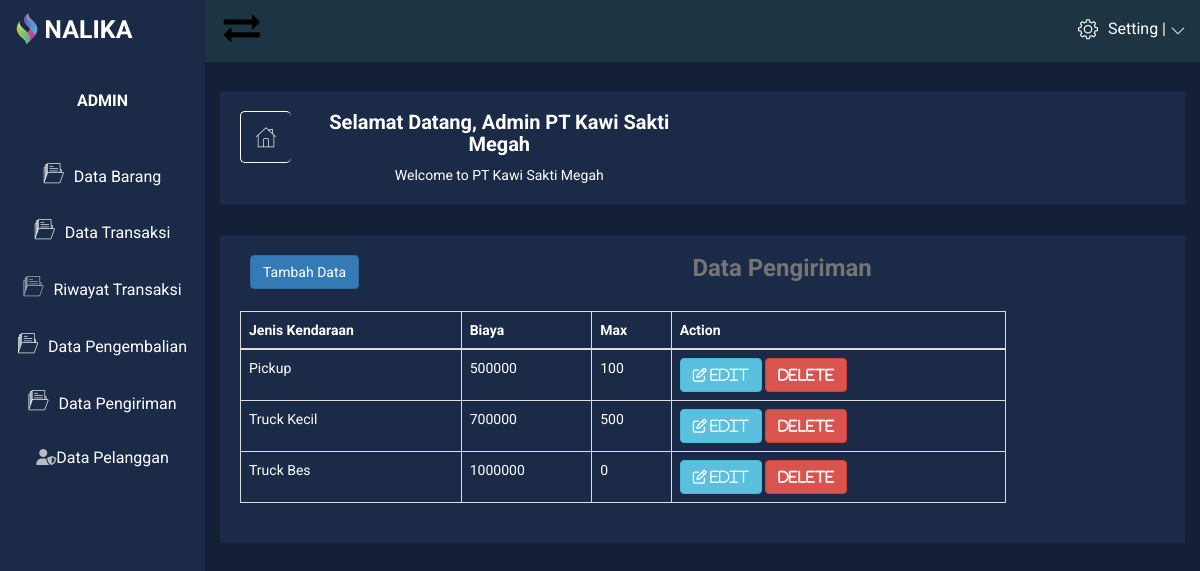
Page /admin/data-pengiriman/data-pengiriman.php (signed in) on the committed database.
### tables this page shows
CREATE TABLE `pengiriman` (
  `id_pengiriman` int(11) NOT NULL,
  `nama` varchar(50) NOT NULL,
  `biaya` int(20) NOT NULL,
  `max` int(11) NOT NULL
);

### admin/data-pengiriman/data-pengiriman.php (the view, shortened to what this page needs)
<?php
include "../connection/Connection.php";
$pengiriman = mysqli_query($mysqli, "SELECT * FROM pengiriman") or die("data salah: " . mysqli_error($mysqli));
?>
<!DOCTYPE HTML>
<html class="no-js" lang="en">
<head>
    <link rel="stylesheet" href="../css/bootstrap.min.css">
    <link rel="stylesheet" href="../css/font-awesome.min.css">
    <link rel="stylesheet" href="../css/nalika-icon.css">
    <link rel="stylesheet" href="../css/owl.carousel.css">
    <link rel="stylesheet" href="../css/owl.theme.css">
    <link rel="stylesheet" href="../css/owl.transitions.css">
    <link rel="stylesheet" href="../css/animate.css">
    <link rel="stylesheet" href="../css/normalize.css">
    <link rel="stylesheet" href="../css/meanmenu.min.css">
    <link rel="stylesheet" href="../css/main.css">
    <link rel="stylesheet" href="../css/morrisjs/morris.css">
    <link rel="stylesheet" href="../css/scrollbar/jquery.mCustomScrollbar.min.css">
    <link rel="stylesheet" href="../css/metisMenu/metisMenu.min.css">
    <link rel="stylesheet" href="../css/metisMenu/metisMenu-vertical.css">
    <link rel="stylesheet" href="../css/calendar/fullcalendar.min.css">
    <link rel="stylesheet" href="../css/calendar/fullcalendar.print.min.css">
    <link rel="stylesheet" href="../style.css">
    <link rel="stylesheet" href="../css/responsive.css">
</head>
<body>
    <div class="left-sidebar-pro">
        <nav id="sidebar" class="">
            <div class="sidebar-header">
                <a><img class="main-logo" src="img/logo/logo.png" alt="" /></a>
                <br>
            </div>
            <div class="nalika-profile">
                <div class="profile-dtl">
                    <h2> <b>A<span class="min-dtn">DMIN</span></b></h2>
                </div>
            </div>
            <div class="left-custom-menu-adp-wrap comment-scrollbar">
                <nav class="sidebar-nav left-sidebar-menu-pro">
                    <ul class="metismenu" id="menu1">
                        <li>
                            <a title="Data Barang" href="../data-barang/data-barang.php"><i class="icon nalika-folder icon-wrap"></i><span class="mini-click-non">Data Barang</span></a>
                        </li>
                        <li>
                            <a title="Data Transaksi" href="../data-transaksi/data-transaksi.php"><i class="icon nalika-folder icon-wrap"></i><span class="mini-click-non">Data Transaksi</span></a>
                        </li>
                        <li>
                            <a title="Riwayat Transaksi" href="../data-riwayat/data-riwayat.php"><i class="icon nalika-folder icon-wrap" style="color:#fbfffbb0"></i><span class="mini-sub-pro">Riwayat Transaksi</span></a>
                        </li>
                        <li>
                            <a title="Data Pengembalian" href="../data-pengembalian/data-pengembalian.php"><i class="icon nalika-folder icon-wrap"></i><span class="mini-click-non">Data Pengembalian</span></a>
                        </li>
                        <li>
                            <a title="Data Pengiriman" href=""><i class="icon nalika-folder icon-wrap"></i><span class="mini-click-non">Data Pengiriman</span></a>
                        </li>
                        <li>
                            <a title="Data Pelanggan" href="../data-akun/data-akun.php"><i class="fas fa-user-shield" style="color:#fbfffbb0"></i><span class="mini-sub-pro">Data Pelanggan</span></a>
                        </li>
                    </ul>
                </nav>
            </div>
        </nav>
    </div>
    <div class="all-content-wrapper">
        <div class="container-fluid">
            <div class="row">
                <div class="col-lg-12 col-md-12 col-sm-12 col-xs-12">
                    <div class="logo-pro">
                        <a><img class="main-logo" src="img/logo/logo.png" alt="" /></a>
                    </div>
                </div>
            </div>
        </div>
        <div class="header-advance-area">
            <div class="header-top-area" style="background-color: #1d3542">
                <div class="container-fluid">
                    <div class="row">
                        <div class="col-lg-12 col-md-12 col-sm-12 col-xs-12">
                            <div class="header-top-wraper">
                                <div class="row">
                                    <div class="col-lg-1 col-md-0 col-sm-1 col-xs-12">
                                        <div class="menu-switcher-pro">
                                            <button type="button" id="sidebarCollapse" class='fa fa-exchange' style='font-size:36px; color:#000; padding-top: 10px' onmouseover="this.style.transform='scale(1.3)'" onmouseout="this.style.transform='scale(1)'"><span class="tooltiptext"></span></button>
                                        </div>
                                    </div>
                                    <div class="col-lg-6 col-md-7 col-sm-6 col-xs-12">
                                        <div class="header-top-menu tabl-d-n hd-search-rp">
                                            <div class="breadcome-heading">
                                            </div>
                                        </div>
                                    </div>
                                    <div class="col-lg-5 col-md-5 col-sm-12 col-xs-12">
                                        <div class="header-right-info">
                                            <ul class="nav navbar-nav mai-top-nav header-right-menu">
                                                <li class="nav-item">
                                                    <a href="#" data-toggle="dropdown" role="button" aria-expanded="false" class="nav-link dropdown-toggle">
                                                        <i class="icon nalika-settings author-log-ic"></i>
                                                        <span class="admin-name">Setting |</span>
                                                        <i class="icon nalika-down-arrow nalika-angle-dw author-log-ic"></i>
                                                    </a>
                                                </li>
                                            </ul>
                                        </div>
                                    </div>
                                </div>
                            </div>
                        </div>
                    </div>
                </div>
            </div>
            <div class="section-admin container-fluid">
                <div class="row admin text-center">
                    <div class="col-md-12">
                    </div>
                </div>
            </div>
            <div class="breadcome-area">
                <div class="container-fluid">
                    <div class="row">
                        <div class="col-lg-12 col-md-12 col-sm-12 col-xs-12">
                            <div class="breadcome-list">
                                <div class="row">
                                    <div class="col-lg-6 col-md-6 col-sm-6 col-xs-6">
                                        <div class="breadcomb-wp">
                                            <div class="breadcomb-icon">
                                                <i class="icon nalika-home"></i>
                                            </div>
                                            <div class="breadcomb-ctn">
                                                <h2>Selamat Datang, Admin PT Kawi Sakti Megah</h2>
                                                <p>Welcome to PT Kawi Sakti Megah</span></p>
                                            </div>
                                        </div>
                                    </div>
                                </div>
                            </div>
                        </div>
                    </div>
                </div>
            </div>
        </div>
        <div class="product-status mg-b-30">
            <div class="container-fluid">
                <div class="product-status-wrap">
                    <div class="row">
                        <div class="col-md-2">
                            <a class="btn btn-primary" href="tambah-pengiriman.php">Tambah Data</a>
                        </div>
                        <div class="col-md-10">
                            <h3>Data Pengiriman</h3>
                        </div>
                    </div>
                    <br>
                    <div class="row">
                        <div class="col-lg-10 col-md-10 col-sm-10 col-xs-10">
                            <table class="table table-bordered">
                                <thead>
                                    <tr>
                                        <th>Jenis Kendaraan</th>
                                        <th>Biaya</th>
                                        <th>Max</th>
                                        <th>Action</th>
                                    </tr>
                                </thead>
                                <tbody>
                                    <?php while ($show = mysqli_fetch_array($pengiriman)) { ?>
                                        <tr>
                                            <td><?php echo $show['nama']; ?></td>
                                            <td><?php echo $show['biaya']; ?></td>
                                            <td><?php echo $show['max']; ?></td>
                                            <td>
                                                <a href="edit-pengiriman.php?id_pengiriman=<?php echo $show['id_pengiriman']; ?>" data-toggle="tooltip" title="Edit" class="btn btn-info pd-setting-ed"><i class="fa fa-pencil-square-o" aria-hidden="true"> Edit</i></a>
                                                <a href="hapus-pengiriman.php?id_pengiriman=<?php echo $show['id_pengiriman']; ?>" data-toggle="tooltip" title="Delete" class="btn btn-danger pd-setting-ed" onClick='return confirm("Apakah anda yakin menghapus data ini?")'><i class="fa fa-trash-square-o" aria-hidden="true"> Delete</i></a>
                                            </td>
                                        </tr>
                                    <?php } ?>
                                </tbody>
                            </table>
                        </div>
                    </div>
                </div>
            </div>
        </div>
</body>
</html>

### admin/css/main.css (style rules this page uses)
html { color: #222; font-size: 1em; line-height: 1.4; }
audio, canvas, iframe, img, svg, video { vertical-align: middle; }

### admin/css/metisMenu/metisMenu-vertical.css (style rules this page uses)
.sidebar-nav { background: #fff; }
.sidebar-nav ul { padding: 0; margin: 0; list-style: none; background: #1b2a47; }
.sidebar-nav .metismenu { background: #1b2a47; display: -webkit-box; display: -ms-flexbox; display: flex; -webkit-box-orient: vertical; -webkit-box-direction: normal; -ms-flex-direction: column; flex-direction: column; }
.sidebar-nav .metismenu li + li { margin-top: 5px; }
.sidebar-nav .metismenu li:first-child { margin-top: 5px; }
.sidebar-nav .metismenu li:last-child { margin-bottom: 5px; }
.sidebar-nav .metismenu > li { display: -webkit-box; display: -ms-flexbox; display: flex; -webkit-box-orient: vertical; -webkit-box-direction: normal; -ms-flex-direction: column; flex-direction: column; position: relative; }
.sidebar-nav .metismenu a { position: relative; display: block; padding: 13px 15px; color: #fff; outline-width: 0; transition: all .3s ease-out; font-size:16px; }
.sidebar-nav .metismenu li .icon-wrap { margin-right:10px; font-size:20px; }

### rows in the picture
pengiriman: nama "Pickup", biaya "500000", max "100"
pengiriman: nama "Truck Kecil", biaya "700000", max "500"
pengiriman: nama "Truck Bes", biaya "1000000", max "0"
